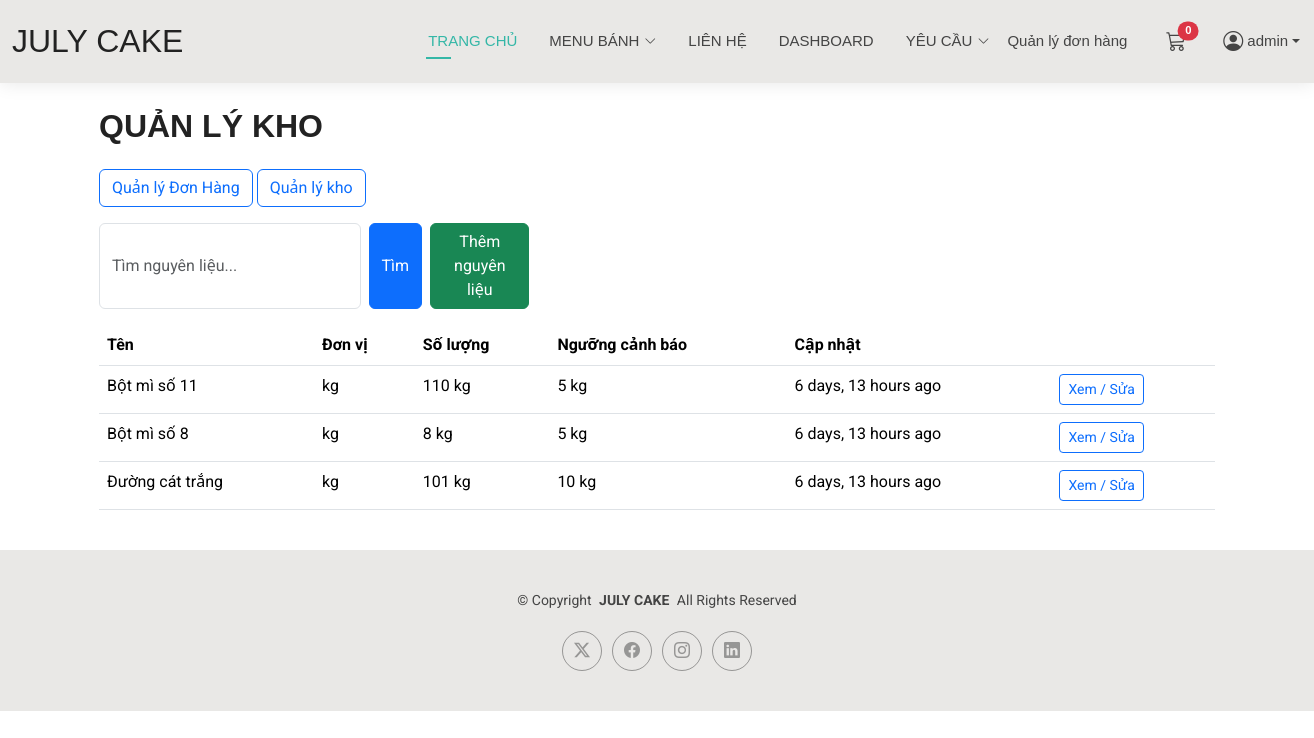
The page /dashboard/inventory/ (signed in) on the database its author committed.
### dashboard/models.py (models this page shows, shortened)
class Ingredient(models.Model):
    UNIT_CHOICES = [
        ('kg', 'kg'),
        ('g', 'g'),
        ('l', 'l'),
        ('ml', 'ml'),
        ('pcs', 'cái'),
        ('box', 'hộp'),
    ]
    name = models.CharField(max_length=200, unique=True)
    unit = models.CharField(max_length=10, choices=UNIT_CHOICES, default='kg')
    quantity = models.PositiveIntegerField(default=1)
    min_quantity = models.PositiveIntegerField(default=1)
    description = models.TextField(blank=True)
    last_updated = models.DateTimeField(auto_now=True)
    class Meta:
        ordering = ['name']
    def is_low_stock(self):
        try:
            return self.quantity <= self.min_quantity
        except Exception:
            return False

### dashboard/views.py (the view)
# urls.py: path('inventory/', InventoryListView.as_view(), name='inventory_list'),
class InventoryListView(StaffRequiredMixin, ListView):
    model = Ingredient
    template_name = 'dashboard/inventory_list.html'
    context_object_name = 'ingredients'
    paginate_by = None  # đặt số nếu muốn phân trang
    def get_queryset(self):
        q = self.request.GET.get('q', '').strip()
        qs = Ingredient.objects.all()
        if q:
            qs = qs.filter(Q(name__icontains=q))
        return qs.order_by('name')
    def get_context_data(self, **kwargs):
        ctx = super().get_context_data(**kwargs)
        ctx['q'] = self.request.GET.get('q', '').strip()
        ctx['low_stock_count'] = Ingredient.objects.filter(quantity__lte=F('min_quantity')).count()
        return ctx

### cart/context_processors.py (called while the page is built)
def cart_count(request):
    if getattr(request, 'user', None) and request.user.is_authenticated:
        total = CartItem.objects.filter(cart__user=request.user).aggregate(total=Sum('quantity'))['total'] or 0
    else:
        cart = request.session.get('cart', {})
        try:
            total = sum(int(item.get('quantity', 0) or 0) for item in cart.values())
        except Exception:
            total = 0
    return {'cart_count': int(total)}

### dashboard/views.py (called while the page is built)
    def test_func(self):
        return self.request.user.is_staff

### dashboard/templates/dashboard/inventory_list.html
{% extends 'base.html' %}
{% load humanize %}
{% block content %}
<div class="container py-4">
    <h2 class="mb-4 fw-bold">QUẢN LÝ KHO</h2>
    <div class="mb-3">
        <a href="{% url 'dashboard:order_statistics' %}" class="btn btn-outline-primary">Quản lý Đơn Hàng</a>
        <a href="{% url 'dashboard:inventory_list' %}" class="btn btn-outline-primary">Quản lý kho</a>
    </div>
    <div class="mb-3 d-flex justify-content-between">
        <form method="get" class="d-flex">
            <input type="text" name="q" value="{{ q }}" class="form-control me-2" placeholder="Tìm nguyên liệu...">
            <button class="btn btn-primary">Tìm</button>
            <a href="{% url 'dashboard:add_ingredient' %}" class="btn btn-success ms-2">Thêm nguyên liệu</a>
        </form>
    </div>
    <table class="table table-hover">
        <thead>
            <tr>
                <th>Tên</th>
                <th>Đơn vị</th>
                <th>Số lượng</th>
                <th>Ngưỡng cảnh báo</th>
                <th>Cập nhật</th>
                <th></th>
            </tr>
        </thead>
        <tbody>
            {% for ing in ingredients %}
            <tr class="{% if ing.is_low_stock %}table-warning{% endif %}">
                <td>{{ ing.name }}</td>
                <td>{{ ing.get_unit_display }}</td>
                <td>{{ ing.quantity|intcomma }} {{ ing.unit }}</td>
                <td>{{ ing.min_quantity|intcomma }} {{ ing.unit }}</td>
                <td>{{ ing.last_updated|naturaltime }}</td>
                <td>
                    <a class="btn btn-sm btn-outline-primary" href="{% url 'dashboard:ingredient_detail' ing.pk %}">Xem / Sửa</a>
                </td>
            </tr>
            {% empty %}
            <tr>
                <td colspan="6" class="text-center text-muted">Không có nguyên liệu</td>
            </tr>
            {% endfor %}
        </tbody>
    </table>
</div>
{% endblock %}

### templates/base.html (shortened to what this page needs)
{% load static %}
<!DOCTYPE html>
<html lang="en">
<head>
  <link href="{% static 'assets/vendor/bootstrap/css/bootstrap.min.css' %}" rel="stylesheet">
  <link href="{% static 'assets/vendor/bootstrap-icons/bootstrap-icons.css' %}" rel="stylesheet">
  <link href="{% static 'assets/vendor/aos/aos.css' %}" rel="stylesheet">
  <link href="{% static 'assets/vendor/swiper/swiper-bundle.min.css' %}" rel="stylesheet">
  <link href="{% static 'assets/vendor/glightbox/css/glightbox.min.css' %}" rel="stylesheet">
  <link href="{% static 'assets/css/main.css' %}" rel="stylesheet">
</head>
<body>
<header id="header" class="header d-flex align-items-center light-background sticky-top">
  <div class="container-fluid position-relative d-flex align-items-center justify-content-between">
    <a href="{% url 'home:index' %}" class="logo d-flex align-items-center me-auto me-xl-0">
      <h1 class="sitename">JULY CAKE</h1>
    </a>
    <nav id="navmenu" class="navmenu">
      <ul>
        <li><a href="{% url 'home:index' %}" class="active">TRANG CHỦ</a></li>
        <li class="dropdown">
          <a href="{% url 'products:list' %}"><span>MENU BÁNH</span> <i class="bi bi-chevron-down toggle-dropdown"></i></a>
        </li>
        <li><a href="{% url 'home:contact' %}">LIÊN HỆ</a></li>
          {% if user.is_authenticated %}
    {% if user.is_staff %}
        <li><a href="/dashboard/order-statistics/">DASHBOARD</a></li>
          <li class="dropdown">
          <a href=""><span>YÊU CẦU</span> <i class="bi bi-chevron-down toggle-dropdown"></i></a>
        </li>
          <a href="{% url 'payments:process_orders' %}" class="nav-link">Quản lý đơn hàng</a>
    {% elif user.supplier_profile %}
        <li>
            <a class="nav-link" href="{% url 'suppliers:requests_list' %}">Cung cấp</a>
        </li>
    {% endif %}
{% endif %}
        <li class="ms-3">
          <a href="{% url 'cart:detail' %}" class="position-relative">
            <i class="bi bi-cart3 fs-5"></i>
            <span class="position-absolute top-0 start-100 translate-middle badge rounded-pill bg-danger">
              {% if cart_count %}{{ cart_count }}{% else %}0{% endif %}
            </span>
          </a>
        </li>
        {% if user.is_authenticated %}
         <li class="nav-item dropdown">
              <a class="nav-link dropdown-toggle d-flex align-items-center" href="#" id="userDropdown" role="button" data-bs-toggle="dropdown" aria-expanded="false">
                <i class="bi bi-person-circle fs-5 me-1"></i>
                {{ user.username }}
              </a>
            </li>
        {% else %}
          <li class="ms-3">
            <a href="{% url 'home:login' %}"> Đăng nhập</a>
          </li>
        {% endif %}
      </ul>
    </nav>
  </div>
</header>
{% block content %}
{% endblock %}
<footer id="footer" class="footer light-background">
  <div class="container">
    <div class="copyright text-center">
      <p>© <span>Copyright</span> <strong class="px-1 sitename">JULY CAKE</strong> <span>All Rights Reserved<br></span></p>
    </div>
    <div class="social-links d-flex justify-content-center">
      <a href=""><i class="bi bi-twitter-x"></i></a>
      <a href="https://www.facebook.com/TiemminhlaJulycake"><i class="bi bi-facebook"></i></a>
      <a href="https://www.instagram.com/tiemminhlajulycake/"><i class="bi bi-instagram"></i></a>
      <a href=""><i class="bi bi-linkedin"></i></a>
    </div>
  </div>
</footer>
</body>
</html>

### first_project/static/assets/css/main.css (style rules this page uses)
:root { --default-font: "Roboto", system-ui, -apple-system, "Segoe UI", Roboto, "Helvetica Neue", Arial, "Noto Sans", "Liberation Sans", sans-serif, "Apple Color Emoji", "Segoe UI Emoji", "Segoe UI Symbol", "Noto Color Emoji"; --heading-font: "Raleway", sans-serif; --nav-font: "Poppins", sans-serif; }
:root { --background-color: #ffffff; --default-color: #444444; --heading-color: #222222; --accent-color: #34b7a7; --surface-color: #ffffff; --contrast-color: #ffffff; }
:root { --nav-color: #444444; --nav-hover-color: #34b7a7; --nav-mobile-background-color: #ffffff; --nav-dropdown-background-color: #ffffff; --nav-dropdown-color: #444444; --nav-dropdown-hover-color: #34b7a7; }
.light-background { --background-color: #e9e8e6; --surface-color: #ffffff; }
:root { scroll-behavior: smooth; }
body { color: var(--default-color); background-color: var(--background-color); font-family: var(--default-font); }
a { color: var(--accent-color); text-decoration: none; transition: 0.3s; }
h1, h2, h3, h4, h5, h6 { color: var(--heading-color); font-family: var(--heading-font); }
.header { color: var(--default-color); background-color: var(--background-color); padding: 15px 0; transition: all 0.5s; z-index: 997; box-shadow: 0px 0 18px rgba(0, 0, 0, 0.1); }
.header .logo { line-height: 1; }
.header .logo h1 { font-size: 32px; margin: 0; font-weight: 300; text-transform: uppercase; color: var(--heading-color); }
@media (min-width: 1200px) { .navmenu { padding: 0; } }
@media (min-width: 1200px) { .navmenu ul { margin: 0; padding: 0; display: flex; list-style: none; align-items: center; } }
@media (min-width: 1200px) { .navmenu li { position: relative; } }
@media (min-width: 1200px) { .navmenu>ul>li { white-space: nowrap; padding: 15px 14px; } }
@media (min-width: 1200px) { .navmenu>ul>li:last-child { padding-right: 0; } }
@media (min-width: 1200px) { .navmenu a, .navmenu a:focus { color: var(--nav-color); font-size: 15px; padding: 0 2px; font-family: var(--nav-font); font-weight: 400; display: flex; align-items: center; justify-content: space-between; white-space: nowrap; transition: 0.3s; position: relative; } }
@media (min-width: 1200px) { .navmenu a i, .navmenu a:focus i { font-size: 12px; line-height: 0; margin-left: 5px; transition: 0.3s; } }
@media (min-width: 1200px) { .navmenu>ul>li>a:before { content: ""; position: absolute; height: 2px; bottom: -6px; left: 0; background-color: var(--nav-hover-color); visibility: hidden; width: 0px; transition: all 0.3s ease-in-out 0s; } }
@media (min-width: 1200px) { .navmenu a:hover:before, .navmenu li:hover>a:before, .navmenu .active:before { visibility: visible; width: 25px; } }
@media (min-width: 1200px) { .navmenu li:hover>a, .navmenu .active, .navmenu .active:focus { color: var(--nav-hover-color); } }
.footer { color: var(--default-color); background-color: var(--background-color); font-size: 14px; padding: 40px 0; position: relative; }
.footer .copyright p { margin-bottom: 0; }
.footer .social-links { margin-top: 20px; }
.footer .social-links a { display: flex; align-items: center; justify-content: center; width: 40px; height: 40px; border-radius: 50%; border: 1px solid color-mix(in srgb, var(--default-color), transparent 50%); font-size: 16px; color: color-mix(in srgb, var(--default-color), transparent 50%); margin: 0 5px; transition: 0.3s; }

### rows shown on the page
Ingredient: name "Bột mì số 11", unit "kg", quantity "110", min_quantity "5", last_updated "6 days, 13 hours ago"
Ingredient: name "Bột mì số 8", unit "kg", quantity "8", min_quantity "5", last_updated "6 days, 13 hours ago"
Ingredient: name "Đường cát trắng", unit "kg", quantity "101", min_quantity "10", last_updated "6 days, 13 hours ago"

### other values the page prints
{{ user.username }} "admin"
